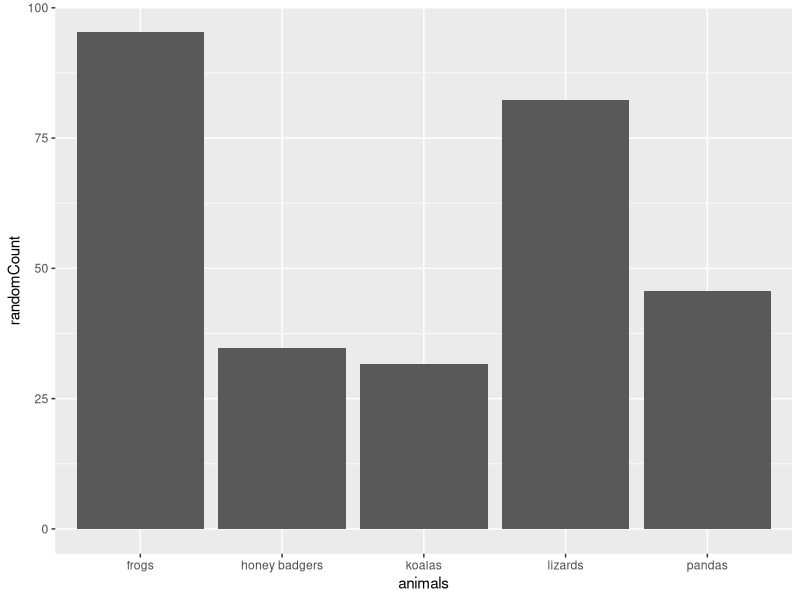

This figure's R source:
require(ggplot2)

# random values
randomAnimals <- c("pandas", "frogs", "koalas", "lizards", "honey badgers")
randomCounts <- runif(5, 1, 100)

# create a table
myData <- data.frame(animals=randomAnimals,randomCount=randomCounts )
# alternatively you can read in data like
# myData <- read.csv("path/to/csv", header=TRUE)

# a simple plot - geom_col differs from geom_bar because you can 
# specify which x and y values you want
ggplot(data=myData ) + geom_col( aes(x= animals,y=randomCount) )

# OMG HOW COOL IS THAT ^^



